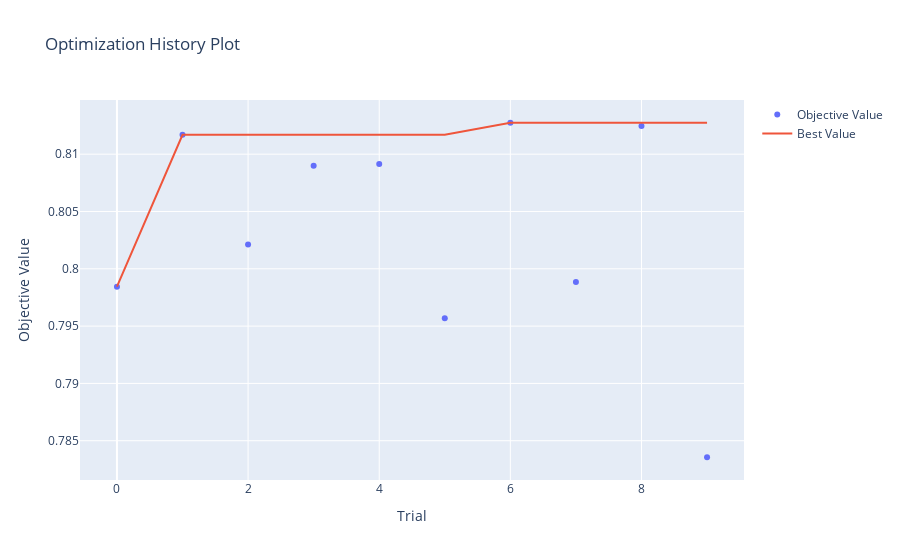

The cell this chart's notebook holds for it:
### Code cell
plot_optimization_history(study).show()

### Figure 1 — Plotly figure (JSON) as saved in the notebook; plotly's stock layout.template omitted (floating-point values rounded to 4 significant figures)
{"data": [{"mode": "markers", "name": "Objective Value", "type": "scatter", "x": [0, 1, 2, 3, 4, 5, 6, 7, 8, 9], "y": [0.7984, 0.8117, 0.8021, 0.809, 0.8091, 0.7957, 0.8127, 0.7988, 0.8125, 0.7836]}, {"mode": "lines", "name": "Best Value", "type": "scatter", "x": [0, 1, 2, 3, 4, 5, 6, 7, 8, 9], "y": [0.7984, 0.8117, 0.8117, 0.8117, 0.8117, 0.8117, 0.8127, 0.8127, 0.8127, 0.8127]}, {"marker": {"color": "#cccccc"}, "mode": "markers", "name": "Infeasible Trial", "showlegend": false, "type": "scatter", "x": [], "y": []}], "layout": {"title": {"text": "Optimization History Plot"}, "xaxis": {"title": {"text": "Trial"}}, "yaxis": {"title": {"text": "Objective Value"}}}}
